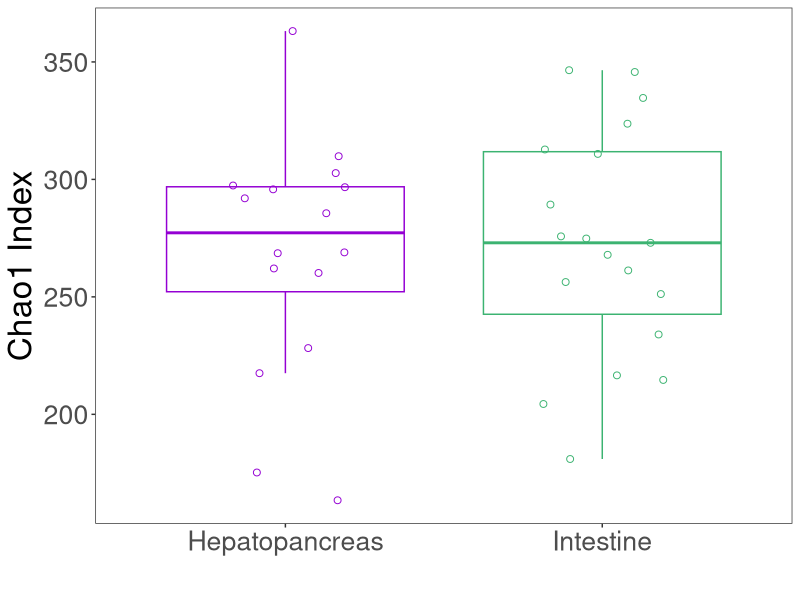
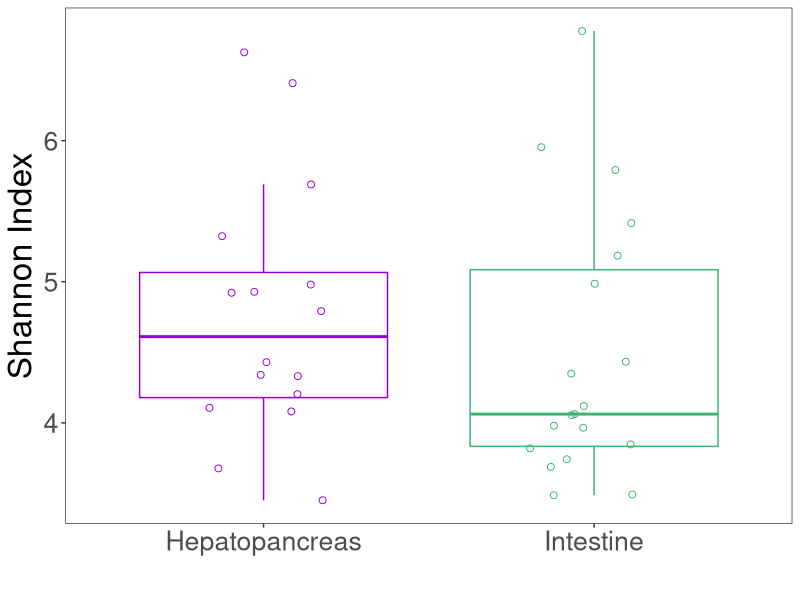

The R source for these figures, in order:
#!/usr/bin/env Rscript
## Purpose of script: alpha diversity boxplot
## Date created: 22.07.2020
## Author: luigui gallardo-becerra (bfllg77@gmail.com)
# Package installation
#install.packages("dplyr")
#install.packages("ggplot2")
#install.packages("ggpubr")
library("dplyr")
library("ggplot2")
library("ggpubr")
# Data input
alpha_data <- read.table(file = "alpha_organ.txt", sep = "\t", header = T)
# Define colors
colors <- c("darkviolet", "mediumseagreen")
### chao1 ###
p_value <- list(c("Gut", "Hepatopancreas"))
boxplot <- ggplot(alpha_data, aes(x = group, y = chao1)) +
geom_boxplot(aes(color = group),
    outlier.shape = NA) +
geom_point(aes(color = group),
    size = 2,
    shape = 21,
    position = position_jitterdodge()) +
theme_test() +
theme(legend.position = "none") +
labs(x = "",
    y = "Chao1 Index") +
scale_color_manual(values = colors) +
theme(text = element_text(size = 24),
    axis.title.y = element_text(size = 24)) +
stat_compare_means(comparisons = p_value,
    method = "wilcox.test") +
theme(text = element_text(size = 24),
    axis.title.y = element_text(size = 24))
# Creation of pdf
pdf(file = "chao1_organ.pdf")
print(boxplot)
dev.off()

### Shannon ###
p_value <- list(c("Gut", "Hepatopancreas"))
boxplot <- ggplot(alpha_data, aes(x = group, y = shannon)) +
geom_boxplot(aes(color = group),
    outlier.shape = NA) +
geom_point(aes(color = group),
    size = 2,
    shape = 21,
    position = position_jitterdodge()) +
theme_test() +
theme(legend.position = "none") +
labs(x = "",
    y = "Shannon Index") +
scale_color_manual(values = colors) +
theme(text = element_text(size = 24),
    axis.title.y = element_text(size = 24)) +
stat_compare_means(comparisons = p_value,
    method = "wilcox.test") +
theme(text = element_text(size = 24),
    axis.title.y = element_text(size = 24))
# Creation of pdf
pdf(file = "shannon_organ.pdf")
print(boxplot)
dev.off()